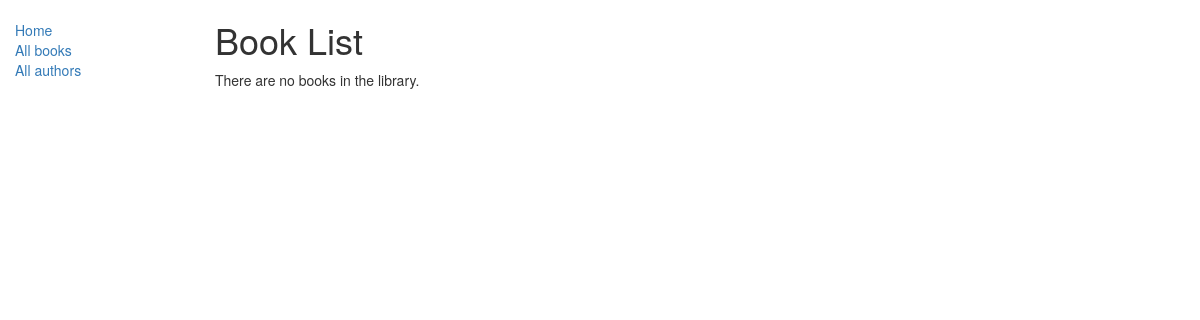
/catalog/books/, run on an earlier commit of the app's database.
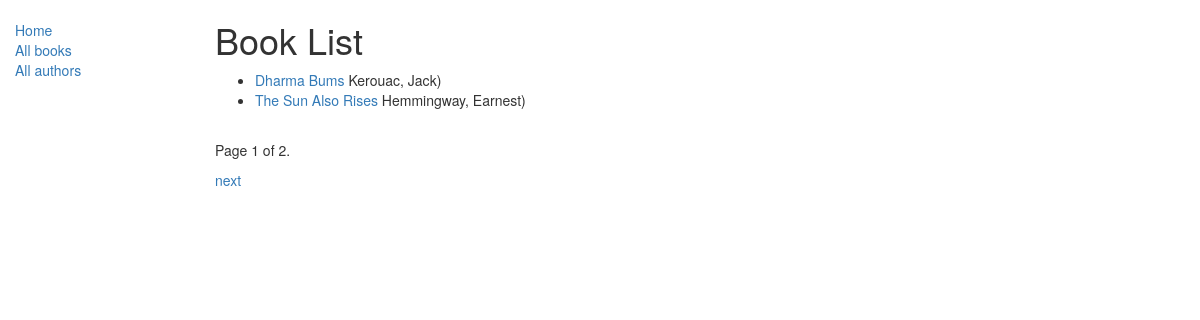
And on a later commit of the database.
### catalog/models.py (models this page shows, shortened)
class Book(models.Model):
    title = models.CharField(max_length=200)
    author = models.ForeignKey('Author', on_delete=models.SET_NULL, null=True)
    summary = models.TextField(max_length=1000, help_text="Enter a brief description of the book")
    isbn = models.CharField('ISBN',max_length=13, help_text='13 Character <a href="https://www.isbn-international.org/content/what-isbn">ISBN number</a>')
    genre = models.ManyToManyField(Genre, help_text="Select a genre for this book")
    language = models.ForeignKey('Language', on_delete=models.SET_NULL, null=True)
    def get_absolute_url(self):
        return reverse('book-detail', args=[str(self.id)])

class Author(models.Model):
    first_name = models.CharField(max_length=100)
    last_name = models.CharField(max_length=100)
    date_of_birth = models.DateField(null=True, blank=True)
    date_of_death = models.DateField('died', null=True, blank=True)
    class Meta:
        ordering = ["last_name","first_name"]
    def __str__(self):
        return '{0}, {1}'.format(self.last_name,self.first_name)

### catalog/views.py (the view)
# urls.py: path('books/', views.BookListView.as_view(), name='books'),
class BookListView(generic.ListView):
    model = Book
    paginate_by = 2

### catalog/templates/catalog/book_list.html
{% extends "base_generic.html" %}
{% block content %}
  <h1>Book List</h1>
  {% if book_list %}
  <ul>
    {% for book in book_list %}
      <li>
        <a href="{{ book.get_absolute_url }}">{{ book.title }}</a> {{book.author}})
      </li>
    {% endfor %}
  </ul>
  {% else %}
    <p>There are no books in the library.</p>
  {% endif %}
{% endblock %}

### catalog/templates/base_generic.html (shortened to what this page needs)
<!DOCTYPE html>
<html lang="en">
<head>
  <link rel="stylesheet" href="https://maxcdn.bootstrapcdn.com/bootstrap/3.3.7/css/bootstrap.min.css">
  {% load static %}
  <link rel="stylesheet" href="{% static 'css/styles.css' %}">
</head>
<body>
  <div class="container-fluid">
    <div class="row">
      <div class="col-sm-2">
      {% block sidebar %}
      <ul class="sidebar-nav">
          <li><a href="{% url 'index' %}">Home</a></li>
          <li><a href="{% url 'books' %}">All books</a></li>
          <li><a href="{% url 'authors' %}">All authors</a></li>
      </ul>
     {% endblock %}
      </div>
      <div class="col-sm-10 ">
      {% block content %}{% endblock %}
      {% block pagination %}
        {% if is_paginated %}
          <div class="pagination">
            <span class="page-links">
              <span class="page-current">
                <p>Page {{ page_obj.number }} of {{ page_obj.paginator.num_pages }}.</p>
              </span>
              {% if page_obj.has_next %}
                <a href="{{ request.path }}?page={{ page_obj.next_page_number }}">next</a>
              {% endif %}
            </span>
          </div>
        {% endif %}
      {% endblock %}
      </div>
    </div>
  </div>
</body>
</html>

### catalog/static/css/styles.css (style rules this page uses)
.sidebar-nav { margin-top: 20px; padding: 0; list-style: none; }

What changed in the data, as far as the page shows it:
added Book: title "Dharma Bums", author "Kerouac, Jack"
added Book: title "The Sun Also Rises", author "Hemmingway, Earnest"
Also different on the page:
{{ page_obj.number }}: (not shown) → "1"
{{ page_obj.paginator.num_pages }}: (not shown) → "2"
text no longer shown: "There are no books in the library."
text now shown: "Page of . next"
